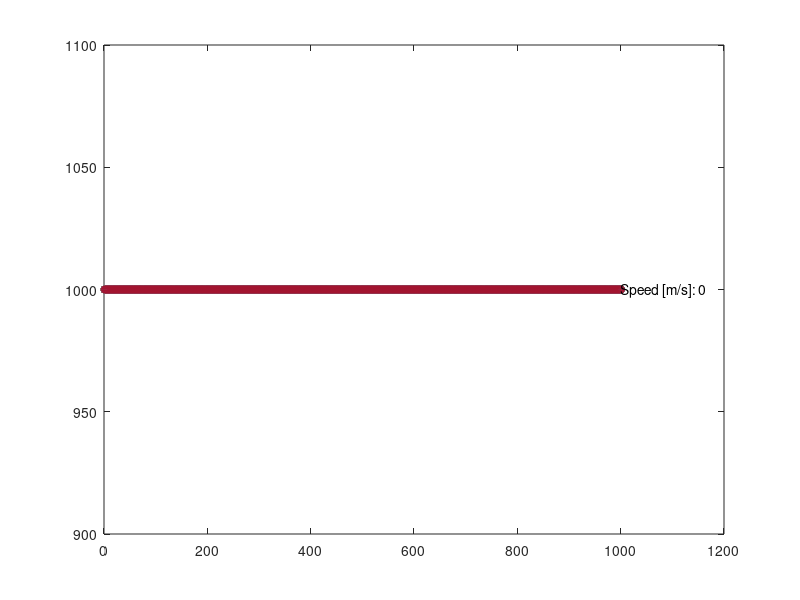

MATLAB code to generate this figure:
global p
global p_color

global speed_legend

% plot the vehicles
N = 1001;
y = zeros(N, N) + 1000; %1000: number of CAVs
%y = zeros(1,1);
p = plot(y,'o','MarkerSize',5);
p_color = zeros(1, N); % check if a CAV has determined its color
hold on

%% plot the speed for 4 and 5
t_val = num2str(0);
txt1 = ['Speed [m/s]: ' , t_val];
speed_legend = text(1000, 1000, txt1);
hold on
